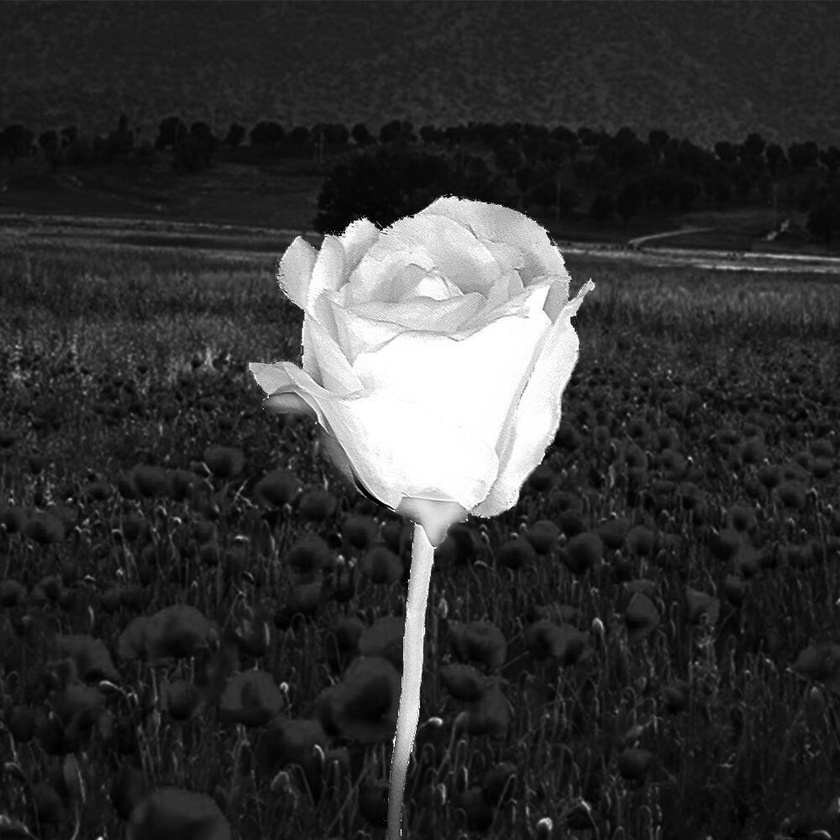
#> input picture PyLearnIPConvolution/input/flower.jpg, 840 x 840 px, shrunk from 1000 x 1000 before the run
$ python threshold.py
#> lines starting #> are read from the running program, lines starting #| are printed output that depends on the picture; after the words box and inside, x2 and y2 are one past the last pixel; in counts of white or black regions, pixels touching at a corner belong together
import cv2
import numpy as np

image = cv2.imread('input/flower.jpg', cv2.IMREAD_GRAYSCALE)
#> image is the input picture: shape (840, 840); min 0, max 255, mean 53.2

_, image_thre = cv2.threshold(image, 135, 255, cv2.THRESH_BINARY_INV)
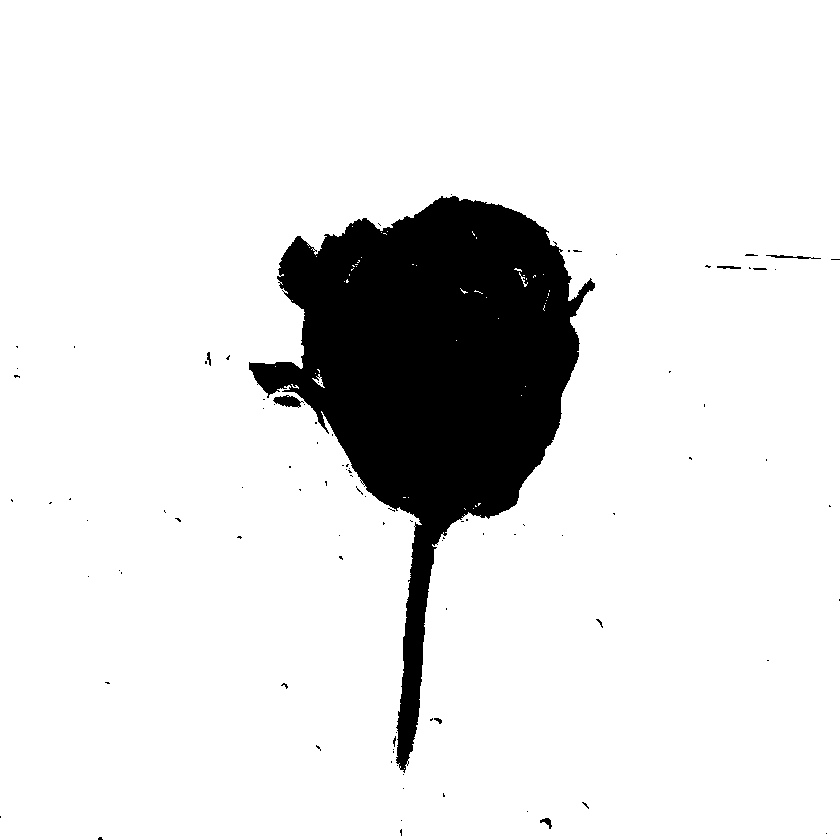
#> image_thre: shape (840, 840); 88.8% white; 98 black regions (88 under 20 px), largest, box (x1, y1, x2, y2) and area: (249, 196, 595, 773) 78010, (273, 395, 304, 408) 232, (766, 255, 821, 259) 101

cv2.imshow("apple result", image_thre)
cv2.waitKey()
